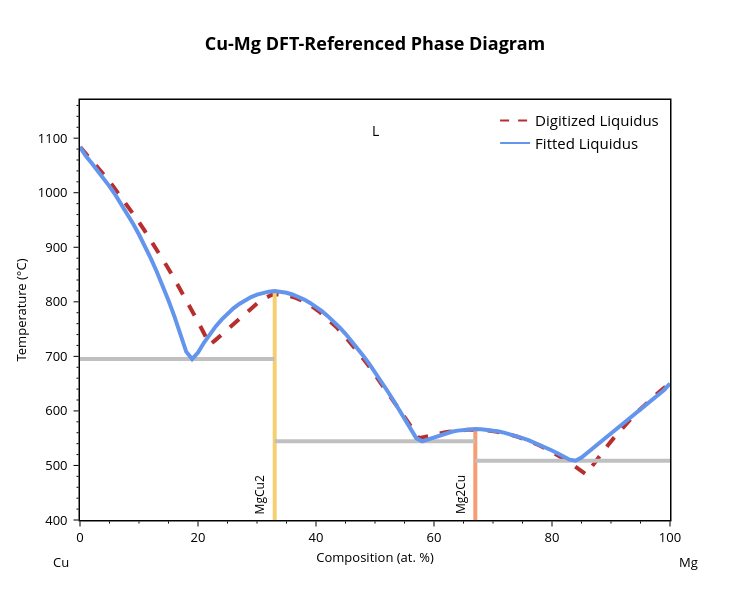
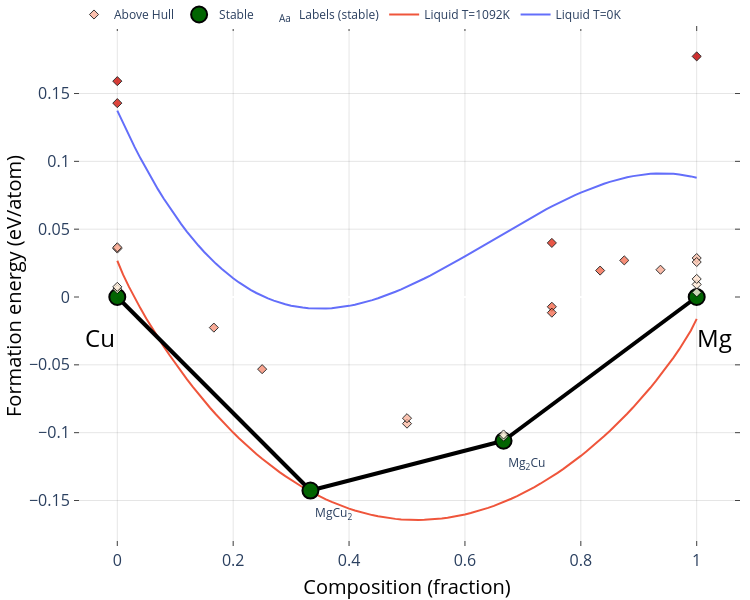

Notebook cell for these charts, in order:
### Markdown cell above
Now, we have enough information to fit the **DFT-referenced liquid free energy**. 

When `fit_parameters()` is called, the code will identify all invariant points using the liquidus and solid phase data
Only considering invariant points with matching DFT phases, the algorithm will narrow down the list of constraints and 
rank them in order of viability. The 'n_opts' parameter can be used to specify the maximum number of constraint 
combinations to try (default = 1).

Example invariant points on a phase diagram (left) and resulting constraints obtained from the points (right)

<img src="../figures/annotated_multi_invariant_points.png" width="900" height="700"> <img src="../figures/invariant_reactions.png" width="750" height="700">

### Code cell
param_format = 'combined_no_1S' # options: 'linear', 'exponential', 'combined', or 'combined_no_1S'
cu_mg_system = BinaryLiquid.from_cache('Cu-Mg', param_format=param_format)
fit_results = cu_mg_system.fit_parameters(verbose=True, n_opts=5)[0]

print("--- Cu-Mg non-ideal mixing parameter fitting results: ---")
for field, value in fit_results.items():
    if isinstance(value, float):
        print(f'{field.upper()}: {value:.3f}')   

cu_mg_plotter = BLPlotter(cu_mg_system)
cu_mg_plotter.show('fit+liq')
cu_mg_plotter.show('ch+g')
cu_mg_plotter.show('nmp')

### Figure 1 — Plotly figure (JSON) as saved in the notebook; plotly's stock layout.template omitted (floating-point values rounded to 4 significant figures)
{"data": [{"line": {"color": "#B82E2E", "dash": "dash", "width": 4}, "mode": "lines", "showlegend": false, "type": "scatter", "x": [0.03812, 1.448, 2.85, 4.236, 5.606, 6.96, 8.298, 9.62, 10.93, 12.22, 13.5, 14.76, 16.01, 17.24, 18.46, 19.66, 20.86, 22.01, 22.94, 23.87, 24.74, 25.57, 26.36, 27.11, 27.82, 28.49, 29.13, 29.73, 30.31, 30.86, 31.38, 31.89, 32.37, 32.83, 33.28, 34.77, 36.25, 37.71, 39.16, 40.6, 42.02, 43.44, 44.85, 46.26, 47.66, 49.06, 50.46, 51.86, 53.26, 54.66, 56.07, 57.47, 58.03, 58.61, 59.18, 59.75, 60.31, 60.86, 61.41, 61.95, 62.49, 63.02, 63.55, 64.08, 64.6, 65.12, 65.63, 66.15, 66.66, 67.94, 69.2, 70.44, 71.66, 72.85, 74.03, 75.18, 76.32, 77.44, 78.55, 79.63, 80.7, 81.76, 82.8, 83.83, 84.84, 85.81, 86.53, 87.3, 88.07, 88.85, 89.65, 90.45, 91.27, 92.1, 92.93, 93.78, 94.64, 95.5, 96.38, 97.27, 98.16, 99.06, 99.96], "y": [1084.0, 1067.0, 1049.0, 1031.0, 1012.0, 992.4, 972.4, 951.9, 930.9, 909.4, 887.4, 864.9, 841.9, 818.5, 794.6, 770.3, 745.6, 721.0, 729.8, 738.7, 747.2, 755.4, 763.2, 770.6, 777.5, 783.9, 789.8, 795.2, 799.9, 804.0, 807.4, 810.2, 812.2, 813.4, 813.9, 812.5, 808.3, 801.7, 792.8, 781.7, 768.6, 753.8, 737.5, 719.7, 700.7, 680.7, 659.9, 638.4, 616.4, 594.2, 571.8, 549.8, 551.4, 553.0, 554.6, 556.0, 557.4, 558.7, 559.9, 560.9, 561.9, 562.8, 563.5, 564.2, 564.7, 565.1, 565.4, 565.6, 565.7, 565.3, 564.2, 562.4, 559.9, 556.8, 553.1, 548.9, 544.1, 538.8, 533.1, 527.0, 520.5, 513.6, 506.4, 498.9, 491.2, 483.6, 494.8, 506.3, 517.5, 528.6, 539.5, 550.1, 560.6, 570.7, 580.7, 590.4, 599.8, 608.9, 617.8, 626.4, 634.6, 642.6, 650.1]}, {"hovertemplate": "label=MgCu2<br>x=%{x}<br>t=%{y}<extra></extra>", "legendgroup": "MgCu2", "line": {"color": "rgb(246, 207, 113)", "dash": "solid", "width": 4}, "marker": {"symbol": "circle"}, "mode": "lines", "name": "MgCu2", "orientation": "v", "showlegend": false, "type": "scatter", "x": [33, 33, 33, 33, 33, 33, 33, 33, 33, 33, 33, 33, 33, 33, 33, 33, 33, 33, 33, 33, 33, 33, 33, 33, 33, 33, 33, 33, 33, 33, 33, 33, 33, 33, 33, 33, 33, 33, 33, 33, 33, 33], "xaxis": "x", "y": [724.9, 816.6, 819.7, 818.6, 767.4, 707.1, 695.0, 544.3, 809.3, 813.4, 818.7, 819.7, 813.2, 816.5, 654.9, 701.3, 808.7, 803.0, 796.1, 568.2, 550.1, 638.4, 621.3, 586.1, 603.9, 686.5, 671.0, 728.7, 715.4, 782.8, 790.9, 741.3, 753.0, 773.8, 763.8, 778.4, 787.9, 740.7, 754.9, 804.1, 798.0, -273.1], "yaxis": "y"}, {"hovertemplate": "label=Mg2Cu<br>x=%{x}<br>t=%{y}<extra></extra>", "legendgroup": "Mg2Cu", "line": {"color": "rgb(248, 156, 116)", "dash": "solid", "width": 4}, "marker": {"symbol": "circle"}, "mode": "lines", "name": "Mg2Cu", "orientation": "v", "showlegend": false, "type": "scatter", "x": [67, 67, 67, 67, 67, 67, 67, 67, 67, 67, 67, 67, 67, 67, 67, 67, 67, 67, 67, 67, 67, 67, 67, 67, 67, 67, 67], "xaxis": "x", "y": [557.0, 546.3, 532.6, 553.8, 550.2, 562.1, 559.7, 561.7, 566.5, 544.3, 508.6, 510.6, 516.4, 566.5, 555.8, 559.1, 563.8, 565.4, 552.0, 547.6, 527.5, 522.1, 564.0, 565.5, 542.0, 537.5, -273.1], "yaxis": "y"}, {"hovertemplate": "x=%{x}<br>y=%{y}<extra></extra>", "legendgroup": "", "line": {"color": "Silver", "dash": "solid", "width": 4}, "marker": {"symbol": "circle"}, "mode": "lines", "name": "", "orientation": "v", "showlegend": false, "type": "scatter", "x": [0, 19, 33], "xaxis": "x", "y": [695.0, 695.0, 695.0], "yaxis": "y"}, {"hovertemplate": "x=%{x}<br>y=%{y}<extra></extra>", "legendgroup": "", "line": {"color": "Silver", "dash": "solid", "width": 4}, "marker": {"symbol": "circle"}, "mode": "lines", "name": "", "orientation": "v", "showlegend": false, "type": "scatter", "x": [33, 58.0, 67], "xaxis": "x", "y": [544.3, 544.3, 544.3], "yaxis": "y"}, {"hovertemplate": "x=%{x}<br>y=%{y}<extra></extra>", "legendgroup": "", "line": {"color": "Silver", "dash": "solid", "width": 4}, "marker": {"symbol": "circle"}, "mode": "lines", "name": "", "orientation": "v", "showlegend": false, "type": "scatter", "x": [67, 84, 100], "xaxis": "x", "y": [508.6, 508.6, 508.6], "yaxis": "y"}, {"hovertemplate": "label=L<br>x=%{x}<br>t=%{y}<extra></extra>", "legendgroup": "L", "line": {"color": "cornflowerblue", "dash": "solid", "width": 4}, "marker": {"symbol": "circle"}, "mode": "lines", "name": "L", "orientation": "v", "showlegend": false, "type": "scatter", "x": [0, 1, 2, 3, 4, 5, 6, 7.0, 8, 9, 10, 11, 12, 13, 14.0, 15, 16, 17, 18, 19, 20, 21, 22, 23, 24, 25, 26, 27, 28.0, 29.0, 30, 31, 32, 33, 34, 35, 36, 37, 38, 39, 40, 41, 42, 43, 44, 45, 46, 47, 48, 49, 50, 51, 52, 53, 54, 55.0, 56.0, 57.0, 58.0, 59, 60, 61, 62, 63, 64, 65, 66, 67, 68, 69, 70, 71, 72, 73, 74, 75, 76, 77, 78, 79, 80, 81, 82, 83, 84, 85, 86, 87, 88, 89, 90, 91, 92, 93, 94, 95, 96, 97, 98, 99, 100], "xaxis": "x", "y": [1084.0, 1067.0, 1054.0, 1041.0, 1026.0, 1012.0, 996.0, 979.5, 961.9, 943.2, 923.3, 902.2, 879.6, 855.6, 829.9, 802.5, 773.2, 742.0, 708.6, 695.0, 707.1, 724.9, 740.7, 754.9, 767.4, 778.4, 787.9, 796.1, 803.0, 808.7, 813.2, 816.5, 818.6, 819.7, 818.7, 816.6, 813.4, 809.3, 804.1, 798.0, 790.9, 782.8, 773.8, 763.8, 753.0, 741.3, 728.7, 715.4, 701.3, 686.5, 671.0, 654.9, 638.4, 621.3, 603.9, 586.1, 568.2, 550.1, 544.3, 547.6, 552.0, 555.8, 559.1, 561.7, 563.8, 565.4, 566.5, 567.0, 566.5, 565.5, 564.0, 562.1, 559.7, 557.0, 553.8, 550.2, 546.3, 542.0, 537.5, 532.6, 527.5, 522.1, 516.4, 510.6, 508.6, 514.6, 523.4, 532.2, 541.0, 549.8, 558.6, 567.4, 576.2, 585.1, 593.9, 602.8, 611.7, 620.5, 629.4, 638.4, 650.1], "yaxis": "y"}, {"line": {"color": "#B82E2E", "dash": "dash"}, "mode": "lines", "name": "Digitized Liquidus", "showlegend": true, "type": "scatter", "x": [null], "y": [null]}, {"marker": {"color": "cornflowerblue"}, "mode": "lines", "name": "Fitted Liquidus", "showlegend": true, "type": "scatter", "x": [null], "y": [null]}], "layout": {"annotations": [{"borderpad": 5, "font": {"color": "black", "size": 12}, "showarrow": false, "text": "MgCu2", "textangle": -90, "x": 30.5, "y": 400, "yanchor": "bottom"}, {"borderpad": 5, "font": {"color": "black", "size": 12}, "showarrow": false, "text": "Mg2Cu", "textangle": -90, "x": 64.5, "y": 400, "yanchor": "bottom"}, {"font": {"color": "black", "size": 14}, "showarrow": false, "text": "L", "x": 50, "y": 1114}, {"font": {"color": "black", "size": 13}, "showarrow": false, "text": "Cu", "x": -0.05, "xanchor": "left", "xref": "paper", "y": -0.1, "yanchor": "middle", "yref": "paper"}, {"font": {"color": "black", "size": 13}, "showarrow": false, "text": "Mg", "x": 1.05, "xanchor": "right", "xref": "paper", "y": -0.1, "yanchor": "middle", "yref": "paper"}], "font": {"color": "black", "size": 13}, "height": 600, "legend": {"font": {"size": 15}, "x": 0.99, "xanchor": "right", "y": 0.99, "yanchor": "top"}, "plot_bgcolor": "white", "showlegend": true, "title": {"font": {"color": "black", "size": 18}, "text": "<b>Cu-Mg DFT-Referenced Phase Diagram</b>", "x": 0.5, "xanchor": "center"}, "width": 750, "xaxis": {"linecolor": "black", "linewidth": 1.5, "minor": {"nticks": 5, "tickcolor": "black", "ticklen": 2, "ticks": "outside", "tickwidth": 1}, "mirror": true, "range": [0, 100], "showline": true, "tickcolor": "black", "tickformat": ".0f", "ticklen": 5, "ticks": "outside", "tickwidth": 1, "title": {"font": {"size": 13}, "standoff": 8, "text": "Composition (at. %)"}}, "yaxis": {"linecolor": "black", "linewidth": 1.5, "minor": {"nticks": 5, "tickcolor": "black", "ticklen": 2, "ticks": "outside", "tickwidth": 1}, "mirror": true, "range": [400, 1170], "showline": true, "tickcolor": "black", "ticklen": 5, "ticks": "outside", "ticksuffix": " ", "tickwidth": 1, "title": {"font": {"size": 13}, "standoff": 8, "text": "Temperature (°C)"}}}}

### Figure 2 — Plotly figure (JSON) as saved in the notebook; plotly's stock layout.template omitted (floating-point values rounded to 4 significant figures)
{"data": [{"mode": "lines", "name": "Liquid T=0K", "type": "scatter", "x": [0, 0.01, 0.02, 0.03, 0.04, 0.05, 0.06, 0.07, 0.08, 0.09, 0.1, 0.11, 0.12, 0.13, 0.14, 0.15, 0.16, 0.17, 0.18, 0.19, 0.2, 0.21, 0.22, 0.23, 0.24, 0.25, 0.26, 0.27, 0.28, 0.29, 0.3, 0.31, 0.32, 0.33, 0.34, 0.35, 0.36, 0.37, 0.38, 0.39, 0.4, 0.41, 0.42, 0.43, 0.44, 0.45, 0.46, 0.47, 0.48, 0.49, 0.5, 0.51, 0.52, 0.53, 0.54, 0.55, 0.56, 0.57, 0.58, 0.59, 0.6, 0.61, 0.62, 0.63, 0.64, 0.65, 0.66, 0.67, 0.68, 0.69, 0.7, 0.71, 0.72, 0.73, 0.74, 0.75, 0.76, 0.77, 0.78, 0.79, 0.8, 0.81, 0.82, 0.83, 0.84, 0.85, 0.86, 0.87, 0.88, 0.89, 0.9, 0.91, 0.92, 0.93, 0.94, 0.95, 0.96, 0.97, 0.98, 0.99, 1], "y": [0.1374, 0.1281, 0.1191, 0.1105, 0.1022, 0.0943, 0.08674, 0.07951, 0.07261, 0.06605, 0.05981, 0.05388, 0.04826, 0.04295, 0.03794, 0.03322, 0.02878, 0.02463, 0.02076, 0.01715, 0.01381, 0.01072, 0.007893, 0.005308, 0.002965, 0.0008557, -0.001024, -0.00268, -0.004119, -0.005346, -0.006367, -0.007187, -0.007813, -0.008251, -0.008506, -0.008584, -0.008491, -0.008232, -0.007814, -0.007242, -0.006522, -0.00566, -0.004662, -0.003533, -0.00228, -0.0009073, 0.0005784, 0.002171, 0.003866, 0.005656, 0.007536, 0.0095, 0.01154, 0.01366, 0.01584, 0.01808, 0.02038, 0.02273, 0.02512, 0.02754, 0.03, 0.03249, 0.035, 0.03752, 0.04005, 0.04258, 0.04511, 0.04763, 0.05013, 0.05262, 0.05508, 0.05751, 0.05989, 0.06224, 0.06454, 0.06678, 0.06896, 0.07107, 0.07311, 0.07508, 0.07695, 0.07874, 0.08043, 0.08202, 0.08351, 0.08488, 0.08613, 0.08725, 0.08825, 0.08911, 0.08983, 0.09039, 0.09081, 0.09106, 0.09115, 0.09107, 0.09081, 0.09037, 0.08974, 0.08891, 0.08789]}, {"mode": "lines", "name": "Liquid T=1092K", "type": "scatter", "x": [0, 0.01, 0.02, 0.03, 0.04, 0.05, 0.06, 0.07, 0.08, 0.09, 0.1, 0.11, 0.12, 0.13, 0.14, 0.15, 0.16, 0.17, 0.18, 0.19, 0.2, 0.21, 0.22, 0.23, 0.24, 0.25, 0.26, 0.27, 0.28, 0.29, 0.3, 0.31, 0.32, 0.33, 0.34, 0.35, 0.36, 0.37, 0.38, 0.39, 0.4, 0.41, 0.42, 0.43, 0.44, 0.45, 0.46, 0.47, 0.48, 0.49, 0.5, 0.51, 0.52, 0.53, 0.54, 0.55, 0.56, 0.57, 0.58, 0.59, 0.6, 0.61, 0.62, 0.63, 0.64, 0.65, 0.66, 0.67, 0.68, 0.69, 0.7, 0.71, 0.72, 0.73, 0.74, 0.75, 0.76, 0.77, 0.78, 0.79, 0.8, 0.81, 0.82, 0.83, 0.84, 0.85, 0.86, 0.87, 0.88, 0.89, 0.9, 0.91, 0.92, 0.93, 0.94, 0.95, 0.96, 0.97, 0.98, 0.99, 1], "y": [0.02673, 0.01647, 0.007634, -0.00059, -0.008376, -0.01581, -0.02293, -0.02978, -0.03638, -0.04274, -0.04889, -0.05482, -0.06055, -0.06609, -0.07145, -0.07662, -0.08162, -0.08644, -0.0911, -0.0956, -0.09993, -0.1041, -0.1081, -0.112, -0.1157, -0.1193, -0.1227, -0.126, -0.1291, -0.1321, -0.1349, -0.1376, -0.1402, -0.1426, -0.1449, -0.1471, -0.1492, -0.1511, -0.1528, -0.1545, -0.156, -0.1574, -0.1586, -0.1598, -0.1608, -0.1616, -0.1624, -0.163, -0.1635, -0.1639, -0.1642, -0.1643, -0.1644, -0.1643, -0.1641, -0.1637, -0.1633, -0.1627, -0.162, -0.1612, -0.1603, -0.1593, -0.1581, -0.1568, -0.1554, -0.1539, -0.1523, -0.1506, -0.1487, -0.1467, -0.1446, -0.1424, -0.1401, -0.1376, -0.1351, -0.1324, -0.1296, -0.1267, -0.1236, -0.1204, -0.1171, -0.1137, -0.1102, -0.1065, -0.1027, -0.09871, -0.09462, -0.09039, -0.08601, -0.08148, -0.0768, -0.07194, -0.06691, -0.06168, -0.05626, -0.0506, -0.04469, -0.03847, -0.03186, -0.02469, -0.01615]}, {"hoverinfo": "none", "line": {"color": "black", "width": 4}, "mode": "lines", "showlegend": false, "type": "scatter", "x": [0.3333, 0, null, 0.6667, 1, null, 0.3333, 0.6667, null], "y": [-0.1426, 0, null, -0.106, 0, null, -0.1426, -0.106, null]}, {"hoverinfo": "skip", "mode": "text", "name": "Labels (stable)", "opacity": 1, "showlegend": true, "text": ["MgCu<sub>2</sub>", "Mg<sub>2</sub>Cu"], "textposition": ["bottom right", "bottom right"], "type": "scatter", "visible": true, "x": [0.3413, 0.6747], "y": [-0.1556, -0.119]}, {"error_y": {"array": [0, 0, 0, 0], "color": "gray", "thickness": 2.5, "type": "data", "width": 5}, "hoverinfo": "text", "hoverlabel": {"font": {"size": 14}}, "hovertext": ["MgCu<sub>2</sub> (mp-1038-GGA) <br> -0.143 eV/atom (Stable)", "Cu (mp-30-GGA) <br> 0.0 eV/atom (Stable)", "Mg<sub>2</sub>Cu (mp-2481-GGA) <br> -0.106 eV/atom (Stable)", "Mg (mp-1056702-GGA) <br> 0.0 eV/atom (Stable)"], "marker": {"color": "darkgreen", "line": {"color": "black", "width": 2}, "size": 16}, "mode": "markers", "name": "Stable", "opacity": 0.99, "showlegend": true, "type": "scatter", "x": [0.3333, 0, 0.6667, 1], "y": [-0.1426, 0, -0.106, 0]}, {"hoverinfo": "text", "hoverlabel": {"font": {"size": 14}}, "hovertext": ["Cu (mp-1010136-GGA) <br> 0.036 eV/atom (+0.036 eV/atom)", "Cu (mp-1120774-GGA) <br> 0.159 eV/atom (+0.159 eV/atom)", "Cu (mp-989695-GGA) <br> 0.006 eV/atom (+0.006 eV/atom)", "Cu (mp-989782-GGA) <br> 0.007 eV/atom (+0.007 eV/atom)", "Cu (mp-998890-GGA) <br> 0.037 eV/atom (+0.037 eV/atom)", "Cu (mp-1059259-GGA) <br> 0.143 eV/atom (+0.143 eV/atom)", "Mg (mp-1056351-GGA) <br> 0.029 eV/atom (+0.029 eV/atom)", "Mg (mp-1094122-GGA) <br> 0.003 eV/atom (+0.003 eV/atom)", "Mg (mp-153-GGA) <br> 0.009 eV/atom (+0.009 eV/atom)", "Mg (mp-973364-GGA) <br> 0.013 eV/atom (+0.013 eV/atom)", "Mg (mp-110-GGA) <br> 0.026 eV/atom (+0.026 eV/atom)", "Mg (mp-1247180-GGA) <br> 0.177 eV/atom (+0.177 eV/atom)", "MgCu (mp-2672345-GGA) <br> -0.093 eV/atom (+0.031 eV/atom)", "MgCu (mp-972916-GGA) <br> -0.089 eV/atom (+0.035 eV/atom)", "MgCu<sub>3</sub> (mp-1185856-GGA) <br> -0.053 eV/atom (+0.054 eV/atom)", "MgCu<sub>5</sub> (mp-1185860-GGA) <br> -0.023 eV/atom (+0.049 eV/atom)", "Mg<sub>2</sub>Cu (mp-1052023-GGA) <br> -0.103 eV/atom (+0.003 eV/atom)", "Mg<sub>2</sub>Cu (mp-865014-GGA) <br> -0.101 eV/atom (+0.005 eV/atom)", "Mg<sub>3</sub>Cu (mp-1016224-GGA) <br> 0.04 eV/atom (+0.119 eV/atom)", "Mg<sub>3</sub>Cu (mp-978279-GGA) <br> -0.007 eV/atom (+0.072 eV/atom)", "Mg<sub>3</sub>Cu (mp-2479851-GGA) <br> -0.012 eV/atom (+0.068 eV/atom)", "Mg<sub>5</sub>Cu (mp-1185803-GGA) <br> 0.019 eV/atom (+0.072 eV/atom)", "Mg<sub>7</sub>Cu (mp-1016285-GGA) <br> 0.027 eV/atom (+0.067 eV/atom)", "Mg<sub>15</sub>Cu (mp-1023610-GGA) <br> 0.02 eV/atom (+0.04 eV/atom)"], "marker": {"color": [0.036, 0.159, 0.006, 0.007, 0.037, 0.143, 0.029, 0.003, 0.009, 0.013, 0.026, 0.177, 0.031, 0.035, 0.054, 0.049, 0.003, 0.005, 0.119, 0.072, 0.068, 0.072, 0.067, 0.04], "colorscale": [[0, "#fff5e3"], [0.5, "#f24324"], [1, "#c40000"]], "line": {"color": "black", "width": 1}, "opacity": 0.8, "size": 7, "symbol": "diamond"}, "mode": "markers", "name": "Above Hull", "showlegend": true, "type": "scatter", "x": [0, 0, 0, 0, 0, 0, 1, 1, 1, 1, 1, 1, 0.5, 0.5, 0.25, 0.1667, 0.6667, 0.6667, 0.75, 0.75, 0.75, 0.8333, 0.875, 0.9375], "y": [0.03571, 0.1591, 0.005766, 0.007492, 0.03664, 0.1429, 0.02872, 0.003384, 0.009279, 0.01333, 0.0258, 0.1774, -0.09334, -0.08933, -0.05318, -0.02256, -0.1029, -0.1013, 0.03988, -0.007182, -0.01155, 0.01948, 0.027, 0.02011]}], "layout": {"annotations": [{"align": "center", "font": {"color": "#000000", "size": 24}, "opacity": 1, "showarrow": false, "text": "Cu", "x": -0.03, "xref": "x", "y": -0.03, "yref": "y"}, {"align": "center", "font": {"color": "#000000", "size": 24}, "opacity": 1, "showarrow": false, "text": "Mg", "x": 1.03, "xref": "x", "y": -0.03, "yref": "y"}], "autosize": true, "coloraxis": {"colorbar": {"x": 1, "y": 0.05, "yanchor": "top"}}, "height": 600, "hovermode": "closest", "legend": {"orientation": "h", "tracegroupgap": 7, "traceorder": "reversed", "x": 0, "xanchor": "left", "y": 1.05}, "margin": {"b": 10, "l": 10, "pad": 0, "r": 10, "t": 0}, "paper_bgcolor": "white", "plot_bgcolor": "white", "showlegend": true, "width": 750, "xaxis": {"anchor": "y", "gridcolor": "rgba(0,0,0,0.1)", "mirror": "ticks", "nticks": 8, "showgrid": true, "showline": true, "side": "bottom", "tickfont": {"size": 16}, "ticks": "inside", "title": {"font": {"color": "#000000", "size": 20}, "text": "Composition (fraction)"}, "type": "linear", "zeroline": false}, "yaxis": {"anchor": "x", "gridcolor": "rgba(0,0,0,0.1)", "mirror": "ticks", "showgrid": true, "showline": true, "side": "left", "tickfont": {"size": 16}, "ticks": "inside", "title": {"font": {"color": "#000000", "size": 20}, "text": "Formation energy (eV/atom)"}, "type": "linear"}}}
